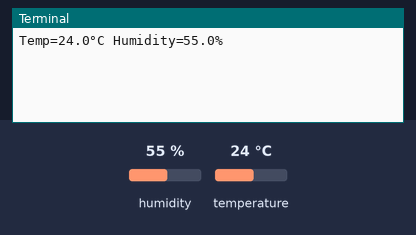
Bench run of a program on a simulated Raspberry Pi (BCM pin numbers). On the bench: the last lines printed to the terminal. The inputs (shaded band) are chosen by the test bench; at power-on: humidity 55 %, temperature 24 °C.

Above: at 1.2 s.
1.3 s: humidity set to 22 %
At 3.7 s:
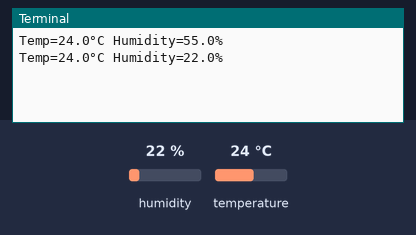
4.7 s: temperature set to 12 °C
At 6.5 s:
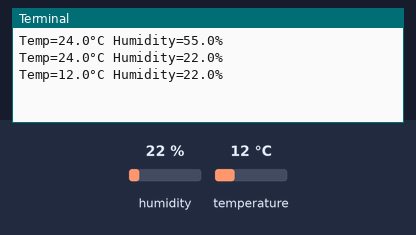
8.1 s: humidity set to 40 %
At 9.4 s:
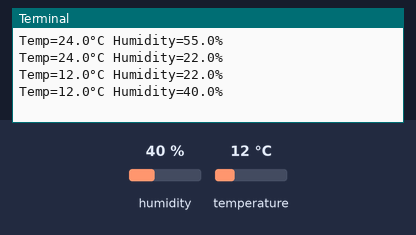
Timing chart, 0 to 11.1 s (numbered marks = the images above; inputs shaded):
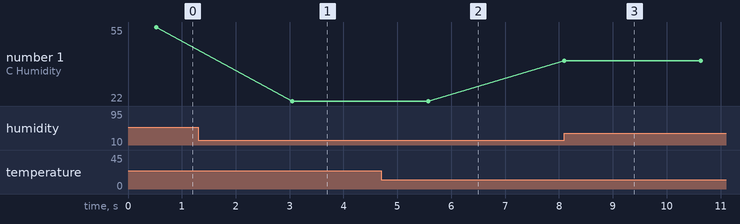

The program:

DTH22.py
```python
import Adafruit_DHT
import time


DHT_SENSOR = Adafruit_DHT.DHT22
DHT_PIN = 4

while True:
    humidity, temperature = Adafruit_DHT.read_retry(DHT_SENSOR, DHT_PIN)

    if humidity is not None and temperature is not None:
        print(f"Temp={temperature:.1f}°C Humidity={humidity:.1f}%")
    else:
        print("Failed to retrieve data from DHT sensor. Retrying...")

    time.sleep(2)
```

Measured:
- after the input at 1.3 s, the terminal: prints a new line after 1.8 s (image 1)
- after the input at 4.7 s, the terminal: prints a new line after 0.88 s (image 2)
- after the input at 8.1 s, the terminal: prints a new line at once (image 3)
- plotted number 1: 55 → 22 after the input at 1.3 s, 22 → 40 after the input at 8.1 s
